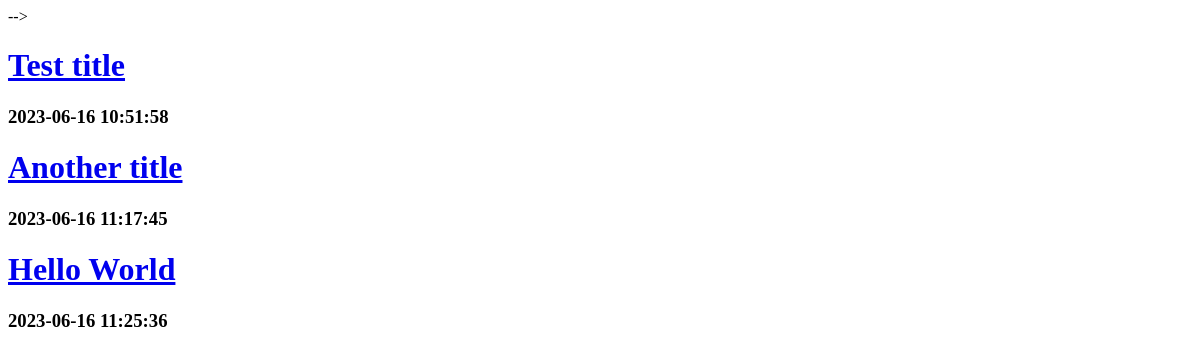
/blog, run on an earlier commit of the app's database.
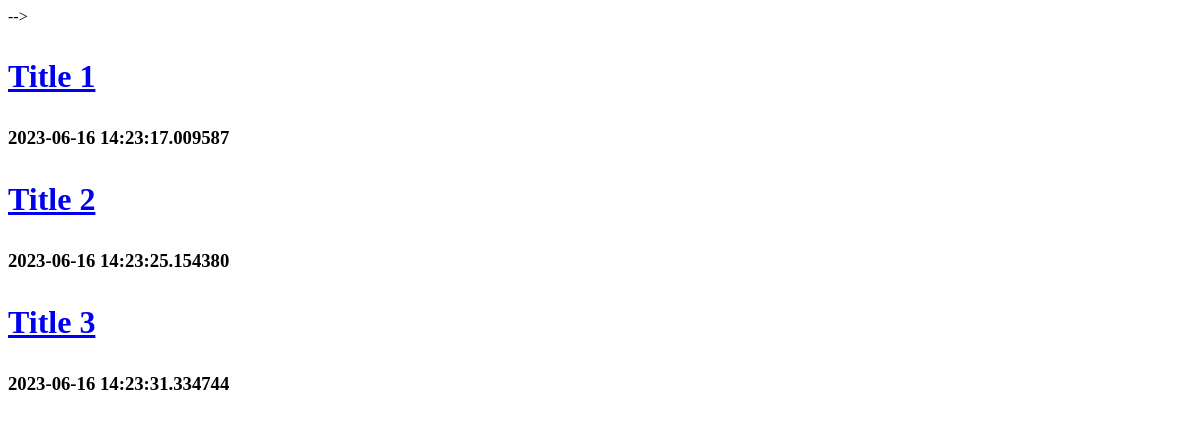
And on a later commit of the database.
### PortfolioApp/models.py (models this page shows)
class Post(db.Model):
    id = db.Column(db.Integer, primary_key=True)
    title = db.Column(db.Text, nullable=False)
    content = db.Column(db.Text, nullable=False)
    publish_date = db.Column(db.DateTime, default=datetime.utcnow)

### PortfolioApp/routes/create_post.py (the view)
@post_pages.route("/blog", methods=["GET", "POST"])
def display_posts():
    posts = Post.query.all()
    return render_template("blog.html", posts=posts)

### PortfolioApp/templates/blog.html (shortened to what this page needs)
{% block content %}
<!DOCTYPE html>
<html lang="en">
<head>
</head>
<body>
        </nav> -->
    {% for post in posts %}
    <h1> <a href="{{ url_for('posts.post', post_id=post.id) }}">{{post.title | safe}}</a></h1>
    <h3> {{post.publish_date}} </h3>
    {% endfor %}
    {% endblock content %}
</body>
</html>

What changed in the data, as far as the page shows it:
removed Post: title "Test title", publish_date "2023-06-16 10:51:58"
removed Post: title "Another title", publish_date "2023-06-16 11:17:45"
removed Post: title "Hello World", publish_date "2023-06-16 11:25:36"
added Post: title "Title 1", publish_date "2023-06-16 14:23:17.009587"
added Post: title "Title 2", publish_date "2023-06-16 14:23:25.154380"
added Post: title "Title 3", publish_date "2023-06-16 14:23:31.334744"
